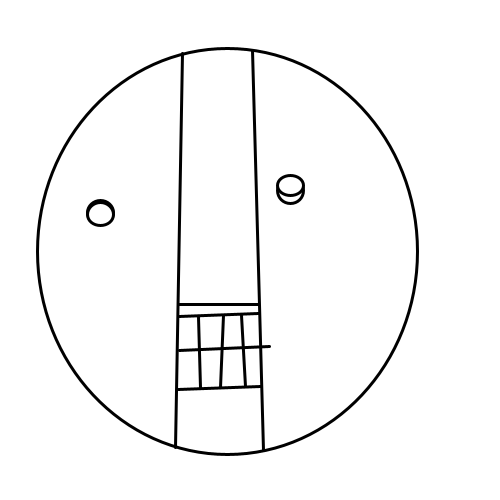
Frame 1 (no input)
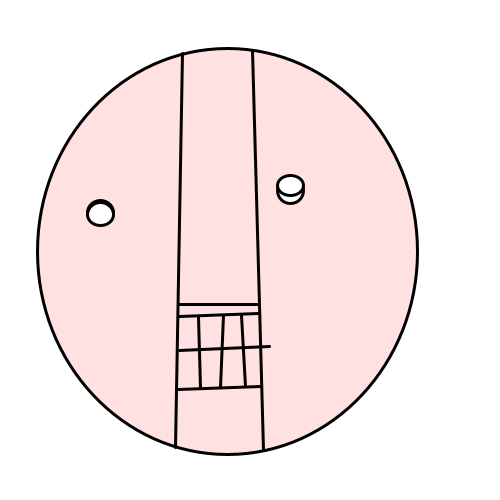
Frame 60 (the mouse pressed at the canvas centre just before this capture)
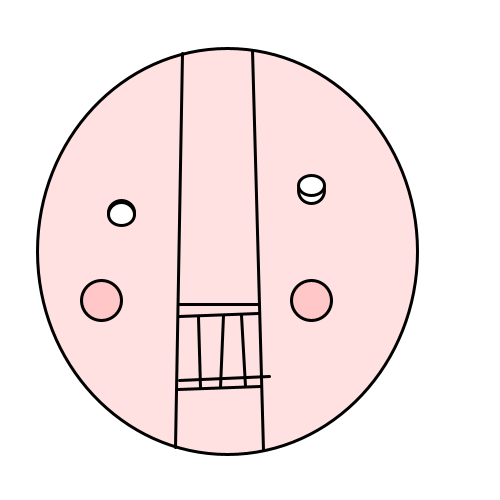
Frame 120 (the mouse held since frame 60 and released just before this capture)

The Processing sketch that drew these frames (run headless with seeded random() and noise(); from frame 60 on, the mouse is pressed at the canvas centre):

// Processing sketch: processing_52099
// ── processing_52099.pde


//face03

//variables
int rightEye_xpos =110;
int eyeWidth = 26;
int mouthHeight = 40;
int redish = 10;




// setup
void setup() {
size(500,500);
smooth();
strokeWeight(3);
strokeCap(ROUND);
fill(255);
}

void draw(){
  background(255);
  float leftEye_xpos = map(mouseX,0,width*2,100,184);
  float rightEye_xpos = map(mouseX,0,width*2, 290, 374);
  float mouthHeight = map(mouseX, 0, width, 0, 120);
  float redish = map(mouseX,0,width,0,80);

ellipse(227,251,380,406);
line(182,53, 175,447);
line(252,50, 263,450);
line(179,304, 258,304);
 
//mouse
line(179,316, 258,313);
line(178,389, 260,386);
line(198,317, 200,387);
line(223,315, 220,387);
line (241,315, 245,386);
line(179, 350+mouthHeight/2, 269,346+mouthHeight/2);

 
//lefteye
fill(255);
ellipse(leftEye_xpos,212, eyeWidth,23);
ellipse(leftEye_xpos,214,eyeWidth,23);
 
 
//righteye
fill(255);
ellipse(rightEye_xpos,190, eyeWidth, 27);
ellipse(rightEye_xpos,185, eyeWidth, 20);

  //red
fill(255,0,0,30);
ellipseMode(CENTER);
//noStroke();
ellipse(rightEye_xpos,300, redish, redish);
ellipse(leftEye_xpos-20,300, redish, redish);
}
